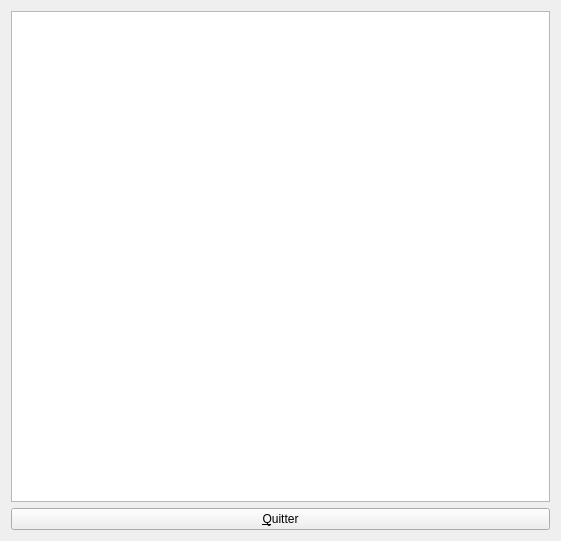
<?xml version="1.0" encoding="UTF-8"?>
<ui version="4.0">
 <class>PostviewWidget</class>
 <widget class="QWidget" name="PostviewWidget">
  <property name="geometry">
   <rect>
    <x>0</x>
    <y>0</y>
    <width>561</width>
    <height>541</height>
   </rect>
  </property>
  <property name="windowTitle">
   <string>Post visualisation</string>
  </property>
  <layout class="QGridLayout" name="gridLayout">
   <item row="0" column="0">
    <widget class="QTextEdit" name="textEdit"/>
   </item>
   <item row="1" column="0">
    <widget class="QPushButton" name="quitButton">
     <property name="text">
      <string>&amp;Quitter</string>
     </property>
    </widget>
   </item>
  </layout>
 </widget>
 <resources/>
 <connections/>
</ui>
